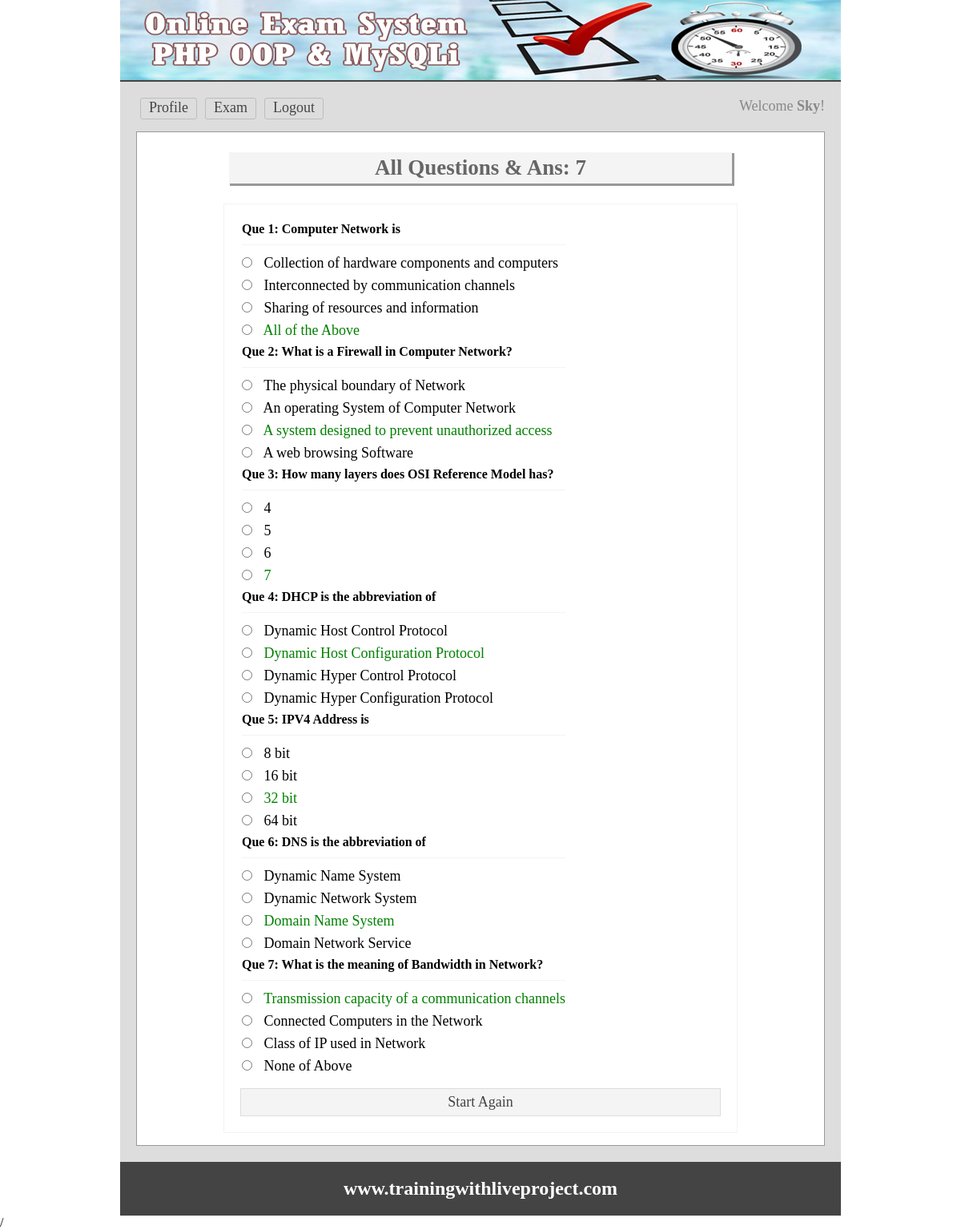
The app's page /viewans.php (signed in) with its own data.
### tables this page shows
CREATE TABLE `tbl_ques` (
  `id` int(11) NOT NULL,
  `quesNo` int(11) NOT NULL,
  `ques` text NOT NULL
);

CREATE TABLE `tbl_ans` (
  `id` int(11) NOT NULL,
  `quesNo` int(11) NOT NULL,
  `rightAns` int(11) NOT NULL DEFAULT '0',
  `ans` text NOT NULL
);

### lib/Session.php (called while the page is built, shortened)
<?php
class Session{
	 public static function get($key){
	 	if (isset($_SESSION[$key])) {
	 		return $_SESSION[$key];
	 	} else {
	 		return false;
	 	}
	 }
}
?>

### classes/Exam.php (called while the page is built, shortened)
<?php
$filepath = realpath(dirname(__FILE__));
include_once ($filepath.'/../lib/Database.php');
class Exam{
    private $db;
    public function __construct(){
        $this->db = new Database();
    }
    public function getAllQuestion(){
        $query = "SELECT * FROM tbl_ques ORDER by quesNo ASC";
        $result = $this->db->select($query);
        return $result;
    }
    public function getTotalQuestionNumber(){
        $query = "SELECT * FROM tbl_ques";
        $result = $this->db->select($query);
        $total = $result->num_rows;
        return $total;
    }
    public function getAnswer($number){
        $query = "SELECT * FROM tbl_ans WHERE quesNo = '$number'";
        $getdata = $this->db->select($query);
        return $getdata;
    }
}

### lib/Database.php (called while the page is built, shortened)
<?php
Class Database{
	public $host   = DB_HOST;
	public $user   = DB_USER;
	public $pass   = DB_PASS;
	public $dbname = DB_NAME;
	public $link;
	private function connectDB(){
	$this->link = new mysqli($this->host, $this->user, $this->pass, $this->dbname);
 }
	public function select($query){
		$result = $this->link->query($query) or die($this->link->error.__LINE__);
		if($result->num_rows > 0){
			return $result;
		} else {
			return false;
		}
	}
}

### viewans.php (the view, shortened to what this page needs)
<?php include 'inc/header.php'; ?>
<?php
    $total = $exm->getTotalQuestionNumber();
?>
<div class="main">
    <h1>All Questions & Ans: <?php echo $total; ?></h1>
    <div class="test">
            <table>
                <?php
                    $getque = $exm->getAllQuestion();
                    if ($getque){
                        while ($question = $getque->fetch_assoc()){
                ?>
                <tr>
                    <td colspan="2">
                        <h3>Que <?php echo $question['quesNo']; ?>: <?php echo $question['ques']; ?></h3>
                    </td>
                </tr>
                <?php
                   $number = $question['quesNo'];
                    $answer = $exm->getAnswer($number);
                    if ($answer){
                        while ($result = $answer->fetch_assoc()){
                        ?>
                        <tr>
                            <td>
                                <input type="radio"/>
                                <?php
                                    if ($result['rightAns'] == '1'){
                                        echo "<span style='color: green'>".$result['ans']."</span>";
                                    }else{
                                        echo $result['ans'];
                                    }
                                ?>
                            </td>
                        </tr>
                    <?php } } ?>
                <?php } } ?>
            </table>
        <a href="starttest.php?">Start Again</a>
    </div>
</div>
<?php include 'inc/footer.php'; ?>/

### inc/header.php (shortened to what this page needs)
<?php
    $filepath = realpath(dirname(__FILE__));
    include_once ($filepath.'/../lib/Database.php');
    include_once ($filepath.'/../lib/Session.php');
    $exm  = new Exam();
?>
<!doctype html>
<html>
<head>
	<link rel="stylesheet" href="css/main.css">
</head>
<body>
<div class="phpcoding">
	<section class="headeroption"></section>
		<section class="maincontent">
		<div class="menu">
		<ul>
            <?php
                $logout = Session::get("login");
                if ($logout == true){
            ?>
			<li><a href="profile.php">Profile</a></li>
			<li><a href="exam.php">Exam</a></li>
			<li><a href="?action=logout">Logout</a></li>
            <?php }else{ ?>
            <li><a href="register.php">Register</a></li>
            <li><a href="index.php">Login</a></li>
            <?php } ?>
		</ul>
            <?php
            $logout = Session::get("login");
            if ($logout == true){
            ?>
                <span style="float:right;color: #888888">Welcome <strong><?php echo Session::get('username')?></strong>!</span>
            <?php } ?>
		</div>

### inc/footer.php
 </section>
<section class="footeroption">
		<h2><?php echo "www.trainingwithliveproject.com"; ?></h2>
	</section>
</div>
</body>
</html>

### css/main.css (style rules this page uses)
* { margin:0;padding:0;outline:none }
body { font-family:verdana }
.phpcoding { width:900px; margin: 0 auto;background:#ddd }
.headeroption { background: #444 url("../img/banner.png") no-repeat scroll 0 0; border-bottom: 2px solid #444444; height: 100px; }
.footeroption { background:#444;color:#fff;text-align:center;padding:20px; }
.headeroption h2, .footeroption h2 { margin:0;font-size:24px }
.maincontent { font-size: 18px; min-height: 430px; padding: 20px; }
.main { background: #fff none repeat scroll 0 0; border: 1px solid #999; margin-top: 10px; min-height: 368px; padding: 15px; width: 828px; }
.main h1 { background: #f4f4f4 none repeat scroll 0 0; box-shadow: 2px 2px 0 1px #999; color: #666; margin: 10px auto 25px; padding: 4px; text-align: center; width: 620px; }
.menu { overflow:hidden; }
.menu ul { margin:0;padding:0;list-style:none }
.menu ul li { display:block;float:left; }
.menu ul li a { border: 1px solid #bdbdbd; border-radius: 3px; color: #444; display: block; margin: 0 5px 5px; padding: 1px 10px 3px; text-decoration: none; }
.test { border: 1px solid #f3f3f3; margin: 0 auto; max-width: 600px; padding: 20px; }
.test input[type="radio"] { margin-bottom: 10px; margin-right: 10px; cursor:pointer; }
.test h3 { border-bottom: 1px solid #f3f3f3; font-size: 16px; margin-bottom: 10px; padding-bottom: 10px; }
.starttest a, .test a { background: #f4f4f4; border: 1px solid #dddddd; color: #444444; display: block; margin-top: 10px; padding: 6px 10px; text-align: center; text-decoration: none; }

### records on screen
tbl_ques: quesNo "1", ques "Computer Network is"
tbl_ans: ans "Collection of hardware components and computers"
tbl_ans: ans "Interconnected by communication channels"
tbl_ans: ans "Sharing of resources and information"
tbl_ans: ans "All of the Above"
tbl_ques: quesNo "2", ques "What is a Firewall in Computer Network?"
tbl_ans: ans "The physical boundary of Network"
tbl_ans: ans "An operating System of Computer Network"
tbl_ans: ans "A system designed to prevent unauthorized access"
tbl_ans: ans "A web browsing Software"
tbl_ques: quesNo "3", ques "How many layers does OSI Reference Model has?"
tbl_ans: ans "4"
tbl_ans: ans "5"
tbl_ans: ans "6"
tbl_ans: ans "7"
tbl_ques: quesNo "4", ques "DHCP is the abbreviation of"
tbl_ans: ans "Dynamic Host Control Protocol"
tbl_ans: ans "Dynamic Host Configuration Protocol"
tbl_ans: ans "Dynamic Hyper Control Protocol"
tbl_ans: ans "Dynamic Hyper Configuration Protocol"
tbl_ques: quesNo "5", ques "IPV4 Address is"
tbl_ans: ans "8 bit"
tbl_ans: ans "16 bit"
tbl_ans: ans "32 bit"
tbl_ans: ans "64 bit"
tbl_ques: quesNo "6", ques "DNS is the abbreviation of"
tbl_ans: ans "Dynamic Name System"
tbl_ans: ans "Dynamic Network System"
tbl_ans: ans "Domain Name System"
tbl_ans: ans "Domain Network Service"
tbl_ques: quesNo "7", ques "What is the meaning of Bandwidth in Network?"
tbl_ans: ans "Transmission capacity of a communication channels"
tbl_ans: ans "Connected Computers in the Network"
tbl_ans: ans "Class of IP used in Network"
tbl_ans: ans "None of Above"

### other values on screen
Session::get('username') "Sky"
$total "7"
